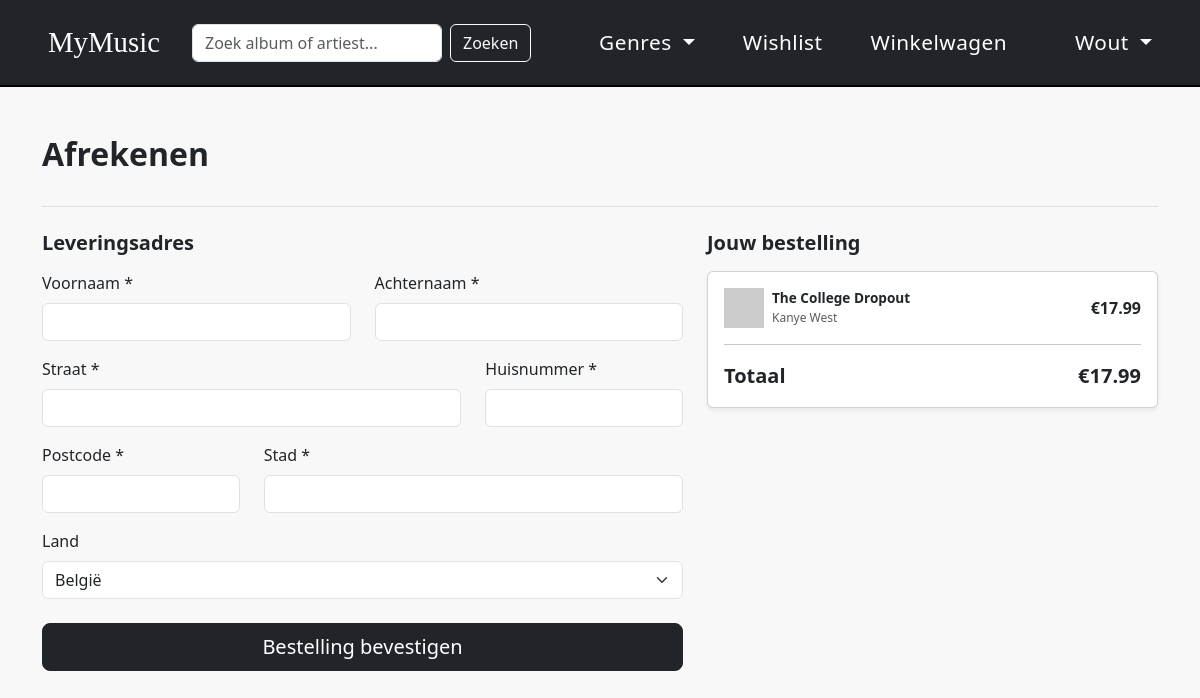
/checkout (signed in), run on an earlier commit of the app's database.
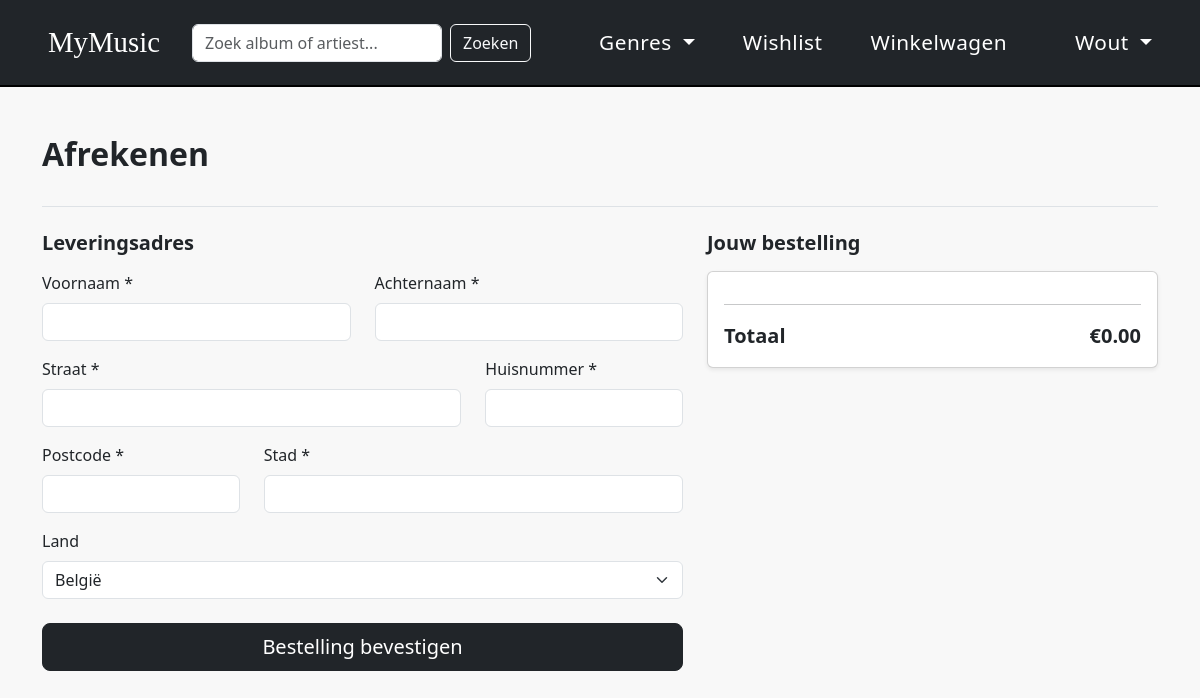
And on a later commit of the database.
### tables this page shows
CREATE TABLE cart (
            id INTEGER PRIMARY KEY AUTOINCREMENT,
            user_id INTEGER,
            album_id INTEGER,
            quantity INTEGER DEFAULT 1
        );

CREATE TABLE albums (
            id INTEGER PRIMARY KEY AUTOINCREMENT,
            title TEXT NOT NULL,
            artist TEXT NOT NULL,
            genre TEXT NOT NULL,
            year INTEGER,
            price REAL,
            type TEXT,
            cover_url TEXT,
            popularity INTEGER DEFAULT 0
        );

### app.py (the view, shortened to what this page needs)
@app.route("/checkout", methods=["GET", "POST"])
def checkout():
    if "user_id" not in session:
        return redirect("/login")
    con = get_db()
    items = con.execute("""
        SELECT albums.*, cart.quantity FROM albums
        JOIN cart ON albums.id = cart.album_id
        WHERE cart.user_id = ?
    """, (session["user_id"],)).fetchall()
    con.close()
    return render_template("checkout.html", items=items)

### app.py (called while the page is built)
def get_db():
    con = sqlite3.connect(DB)
    con.row_factory = sqlite3.Row
    return con

### Templates/checkout.html (shortened to what this page needs)
{% extends "layout.html" %}
{% block content %}
<div class="py-4 mb-4 border-bottom">
    <h2 class="fw-bold">Afrekenen</h2>
</div>
<div class="row g-4">
    <div class="col-md-7">
        <h5 class="fw-bold mb-3">Leveringsadres</h5>
        <form method="POST">
            <div class="row mb-3">
                <div class="col">
                    <label class="form-label">Voornaam *</label>
                    <input type="text" name="voornaam" class="form-control" required>
                </div>
                <div class="col">
                    <label class="form-label">Achternaam *</label>
                    <input type="text" name="achternaam" class="form-control" required>
                </div>
            </div>
            <div class="row mb-3">
                <div class="col-md-8">
                    <label class="form-label">Straat *</label>
                    <input type="text" name="straat" class="form-control" required>
                </div>
                <div class="col-md-4">
                    <label class="form-label">Huisnummer *</label>
                    <input type="text" name="huisnummer" class="form-control" required>
                </div>
            </div>
            <div class="row mb-3">
                <div class="col-md-4">
                    <label class="form-label">Postcode *</label>
                    <input type="text" name="postcode" class="form-control" required>
                </div>
                <div class="col-md-8">
                    <label class="form-label">Stad *</label>
                    <input type="text" name="stad" class="form-control" required>
                </div>
            </div>
            <div class="mb-3">
                <label class="form-label">Land</label>
                <select name="land" class="form-select">
                    <option value="België" selected>België</option>
                </select>
            </div>
            <button type="submit" class="btn btn-dark btn-lg w-100 mt-2">Bestelling bevestigen</button>
        </form>
    </div>
    <div class="col-md-5">
        <h5 class="fw-bold mb-3">Jouw bestelling</h5>
        <div class="card shadow-sm">
            <div class="card-body">
                {% for item in items %}
                <div class="d-flex justify-content-between align-items-center mb-2">
                    <div class="d-flex align-items-center gap-2">
                        {% if item.cover_url %}
                            <img src="{{ item.cover_url }}" style="height: 40px; width: 40px; object-fit: cover;" onerror="this.src='https://placehold.co/40x40?text=?'">
                        {% endif %}
                        <div>
                            <p class="mb-0 fw-bold" style="font-size: 0.85rem;">{{ item.title }}</p>
                            <p class="mb-0 text-muted" style="font-size: 0.75rem;">{{ item.artist }}</p>
                        </div>
                    </div>
                    <span class="fw-bold">€{{ "%.2f"|format(item.price) }}</span>
                </div>
                {% endfor %}
                <hr>
                <div class="d-flex justify-content-between fw-bold fs-5">
                    <span>Totaal</span>
                    <span>€{{ "%.2f"|format(items|sum(attribute='price')) }}</span>
                </div>
            </div>
        </div>
    </div>
</div>
{% endblock %}

What changed in the data, as far as the page shows it:
no longer on this page (row unchanged): cart: title "The College Dropout", artist "Kanye West"
removed albums: price "17.99"
Also different on the page:
{{ "%.2f"|format(items|sum(attribute='price')) }}: "17.99" → "0.00"
